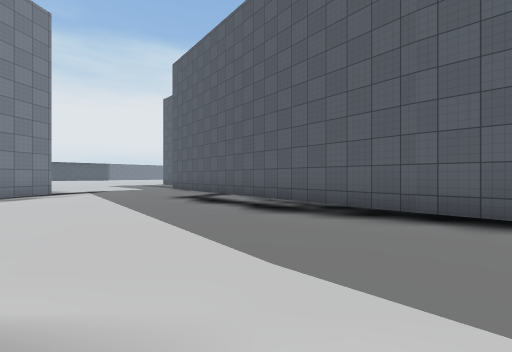
view 1 (above)

24 first-person views from a walk through a 3-D level made in the Unity game engine. The camera is 1.2 m above the floor, looks level and sees 90° across. The floor is counted in squares, 2 m on a side. Each view is taken from the middle of a square. On the plan, view 1 faces up. The plan holds only what a view shows up to about 9 squares ahead; the rest is blank. The place goes on beyond the plan. The player character is not drawn. Some surface patterns are stand-ins.

view 2
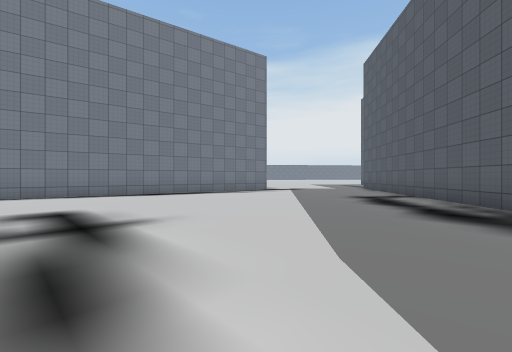

view 3
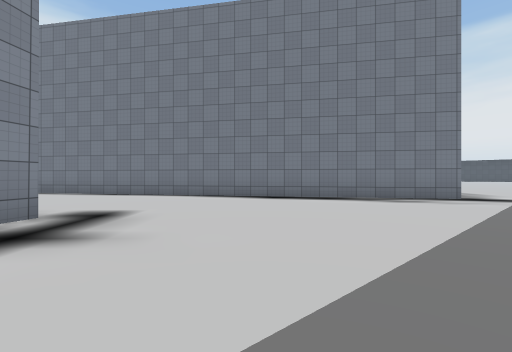

view 4
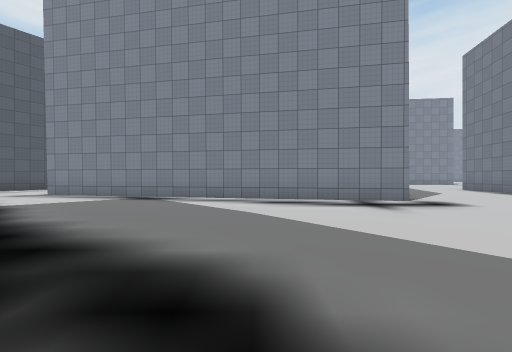

view 5
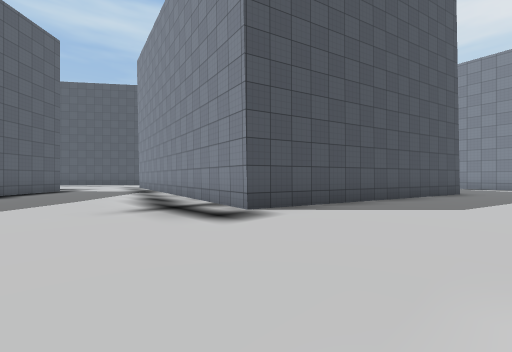

view 6
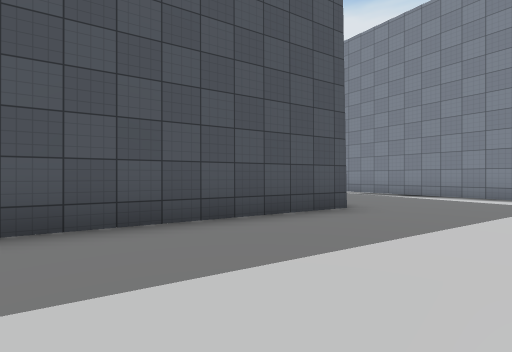

view 7
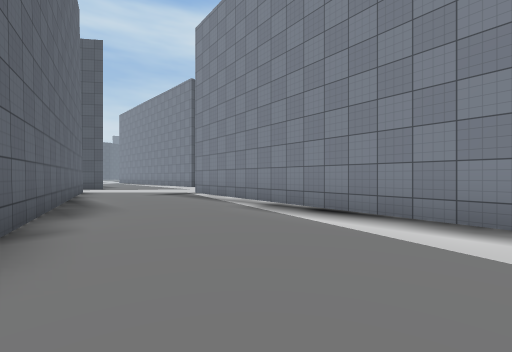

view 8
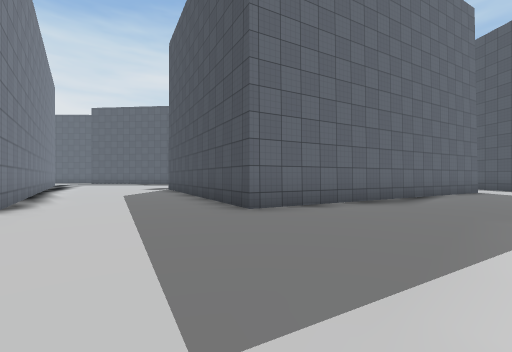

view 9
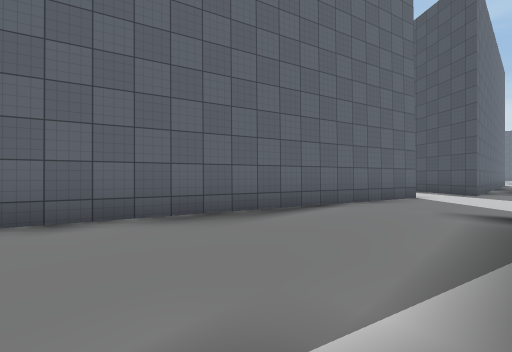

view 10
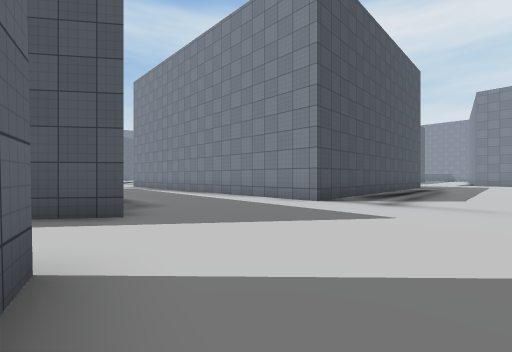

view 11
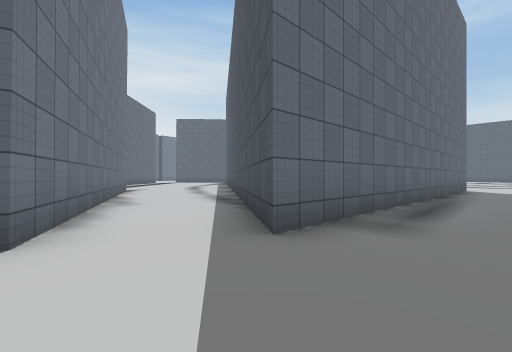

view 12
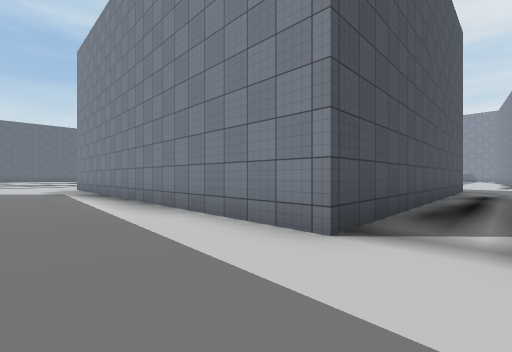

view 13
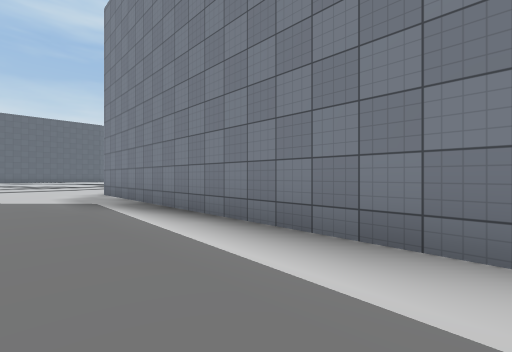

view 14
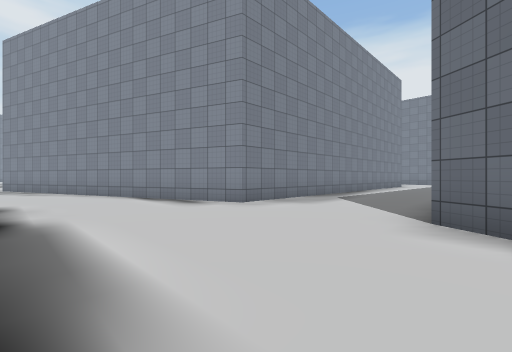

view 15
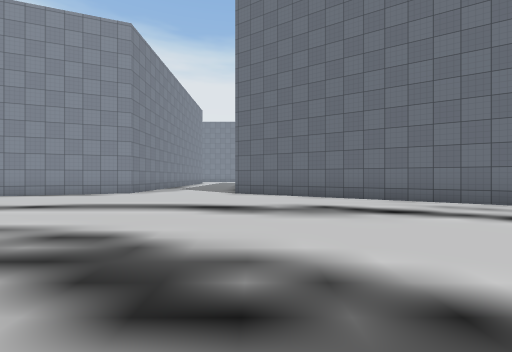

view 16
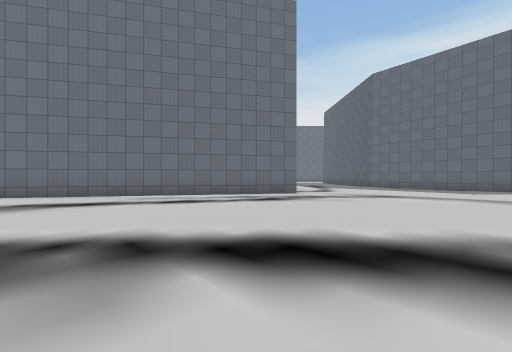

view 17
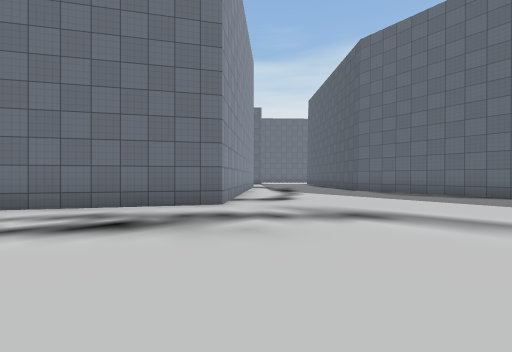

view 18
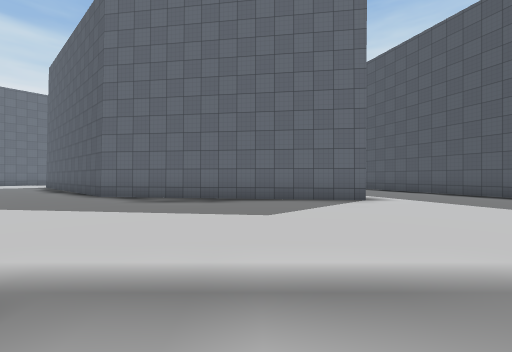

view 19
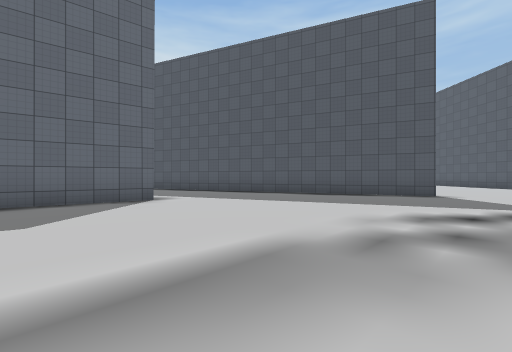

view 20
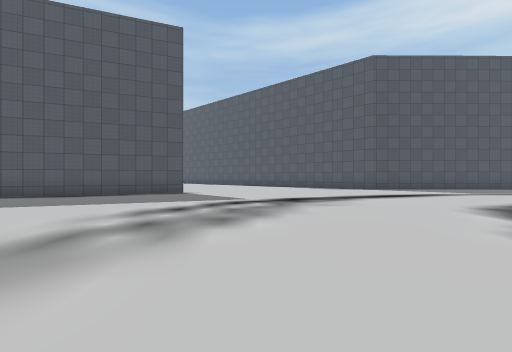

view 21
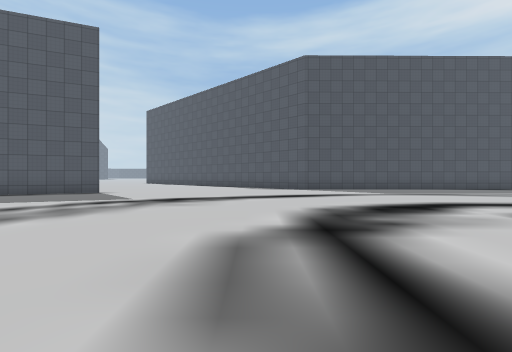

view 22
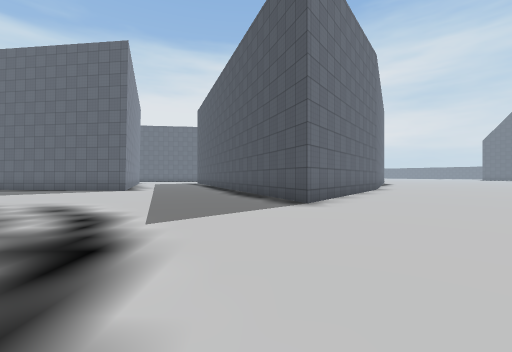

view 23
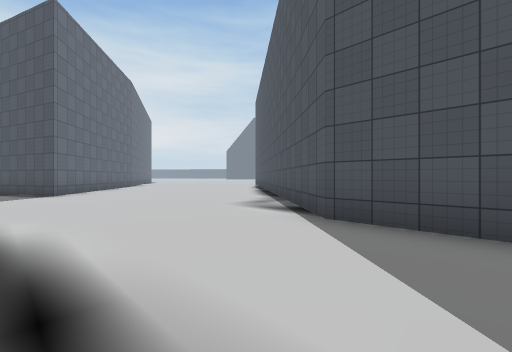

view 24
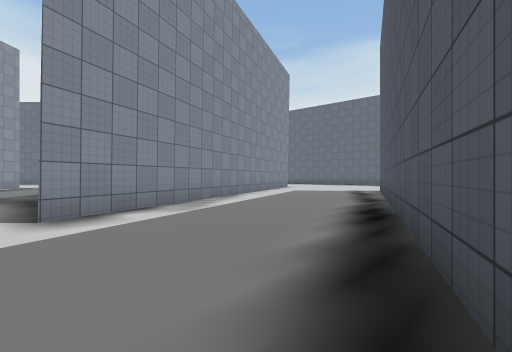

### Floor plan
Points are (right, up) in squares from view 1. A wall is a line through its corners. A room is listed if a view was taken in it or the views show most of it. See-through windows are left out.
Room 1 (views 1, 2, 3, 4, 5, 6, 7, 8, 9, 10)
walls: (2.6, 4.1) (-2, 9.8); (4.8, 2.1) (2.5, 4.2); (-6.7, 8.5) (-9, -4.7); (1.7, -9.7) (-5.8, -7.6) (-3.7, -0.1) (6.7, -2.1); (-8.1, -12) (-0.1, -12.9)
ways out: opening at (1, -12) to room 2; opening at (6, 0) to room 2
Room 2 (views 11, 12, 13, 14, 15, 16, 17, 18, 19, 20, 21, 22, 23, 24)
walls: (19.4, -0.1) (21.7, -2.7) (16.1, -11.8); (14.4, -11.6) (5, -11.3) (8.8, -6.2); (37.3, -11.1) (37.2, -9.1); (6.1, -3.3) (3.1, -10.1) (1.7, -9.7); (26.4, 9.1) (28.7, 3.3) (21.6, 4.4) (19.8, 6); (37.5, 1.8) (35.1, -1.4) (30.7, 10.2); (4.3, -20.5) (4.3, -15.3) (16.1, -15.3) (18.2, -20.6)
ways out: opening at (1, -12) to room 1; opening at (6, 0) to room 1

Where each view was taken, in squares from view 1:
view 1: 0 up, 0 right, facing up
view 2: 0 up, 1 right, facing up-left
view 3: 3 up, 0 right, facing left
view 4: 6 up, 0 right, facing down
view 5: 3 up, 7 left, facing down-right
view 6: 3 down, 8 left, facing down-right
view 7: 8 down, 8 left, facing down-right
view 8: 11 down, 9 left, facing up-right
view 9: 12 down, 5 left, facing up-right
view 10: 10 down, 1 right, facing down-right
view 11: 13 down, 3 right, facing up-right
view 12: 13 down, 3 right, facing down-right
view 13: 13 down, 7 right, facing down-right
view 14: 11 down, 20 right, facing down-left
view 15: 11 down, 25 right, facing left
view 16: 10 down, 27 right, facing up-left
view 17: 6 down, 26 right, facing up-left
view 18: 3 down, 26 right, facing up
view 19: 3 down, 26 right, facing up-right
view 20: 4 down, 26 right, facing right
view 21: 7 down, 26 right, facing right
view 22: 7 down, 34 right, facing up
view 23: 11 down, 34 right, facing up-right
view 24: 3 up, 33 right, facing up-left
